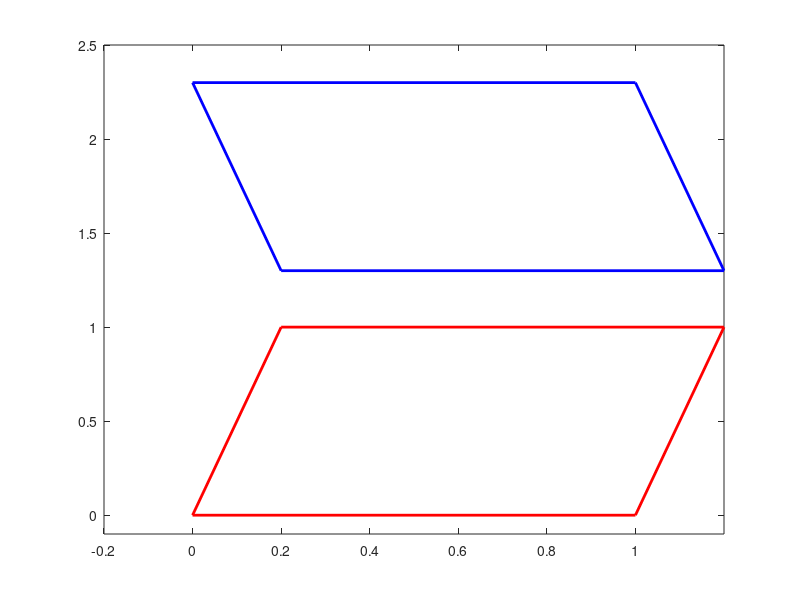

Write MATLAB code to recreate this figure.
clc; clear all; close all;
N=100;

% x1 = [zeros(1,N); zeros(1,N)-0.2*cos((0+1/N:1/N:1)*pi); ones(1,N)-0.2*cos((0+1/N:1/N:1)*pi); ones(1,N); zeros(1,N)];
x1 = [zeros(1,N); zeros(1,N)+(-0.2+0.4/N:0.4/N:0.2); ones(1,N)+(-0.2+0.4/N:0.4/N:0.2); ones(1,N); zeros(1,N)]; 
y1 = [zeros(1,N); ones(1,N)+0.1*sin((0+1/N:1/N:1)*pi); ones(1,N)+0.1*sin((0+1/N:1/N:1)*pi); zeros(1,N); zeros(1,N)];

x2 = [zeros(1,N); zeros(1,N)+(-0.2+0.4/N:0.4/N:0.2); ones(1,N)+(-0.2+0.4/N:0.4/N:0.2); ones(1,N); zeros(1,N)]; 
y2 = [zeros(1,N); ones(1,N)+0.1*sin((0+1/N:1/N:1)*pi); ones(1,N)+0.1*sin((0+1/N:1/N:1)*pi); zeros(1,N); zeros(1,N)].*-1+2.3;



figure
for i=1:N
pause(0.01)
clear("figure");
plot(x1(:,i),y1(:,i),'r', 'LineWidth',2)
hold on
plot(x2(:,i),y2(:,i),'b', 'LineWidth',2)
hold off
xlim([-0.2 1.2])
ylim([-0.1 2.5])
title('')
drawnow;
end